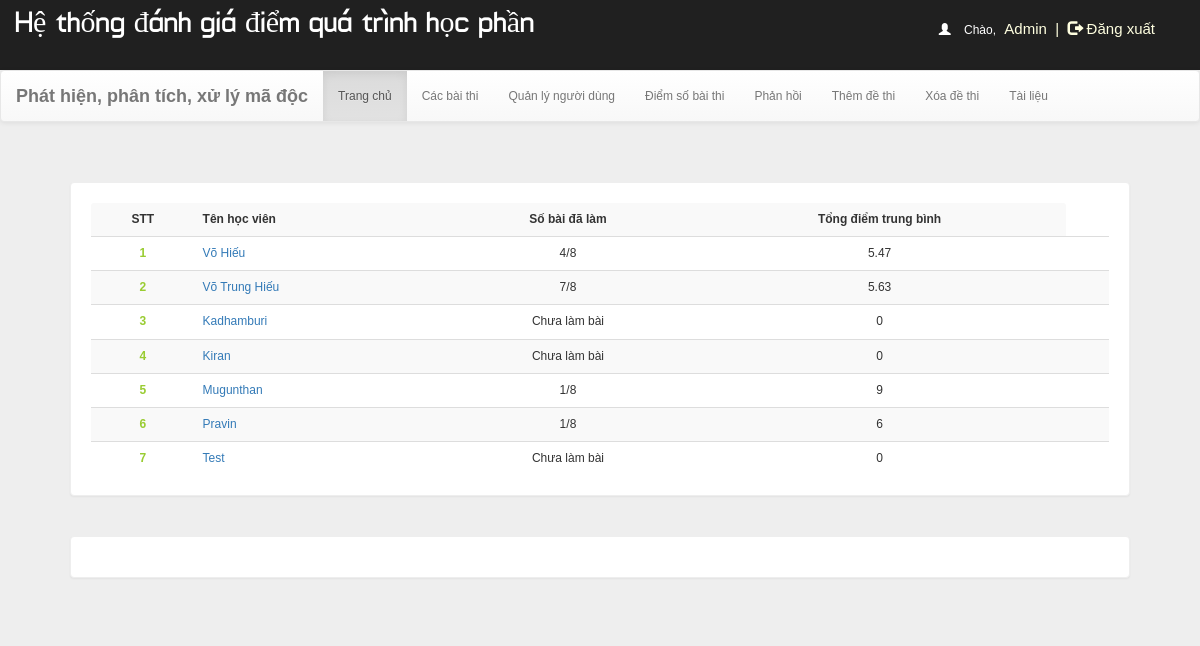
Screenshot of /dash.php?q=0 (signed in) with the database file from the repository.
### tables this page shows
CREATE TABLE `user` (
  `id` int(100) NOT NULL,
  `name` varchar(50) NOT NULL,
  `gender` varchar(5) NOT NULL,
  `username` varchar(50) NOT NULL,
  `phno` char(10) NOT NULL,
  `password` varchar(50) NOT NULL
);

### dash.php (the view, shortened to what this page needs)
 <!DOCTYPE html PUBLIC "-//W3C//DTD XHTML 1.0 Transitional//EN" "http://www.w3.org/TR/xhtml1/DTD/xhtml1-transitional.dtd">
<html xmlns="http://www.w3.org/1999/xhtml">
<head>
    <link  rel="stylesheet" href="css/bootstrap.min.css"/>
    <link  rel="stylesheet" href="css/bootstrap-theme.min.css"/>
    <link rel="stylesheet" href="css/main.css">
    <link  rel="stylesheet" href="css/font.css">
   </head>
   <body  style="background:#eee;">
    <body  style="background:#eee;">
        <div class="header">
            <div class="row">
                <div class="col-lg-6">
                    <span class="logo">Hệ thống đánh giá điểm quá trình học phần</span>
                </div>
                <?php
                    include_once 'dbConnection.php';
                    if (!(isset($_SESSION['username']))  || ($_SESSION['key']) != '54585c506829293a2d4c3b68543b316e2e7a2d277858545a36362e5f39') {
                        session_destroy();
                        header("location:index.php");
                    } else {
                        $name     = $_SESSION['name'];
                        echo '<span class="pull-right top title1" ><span style="color:white"><span class="glyphicon glyphicon-user" aria-hidden="true"></span>&nbsp;&nbsp;&nbsp;&nbsp;Chào,</span> <span class="log log1" style="color:lightyellow">' . $name . '&nbsp;&nbsp;|&nbsp;&nbsp;<a href="logout.php?q=account.php" style="color:lightyellow"><span class="glyphicon glyphicon-log-out" aria-hidden="true"></span>&nbsp;Đăng xuất</button></a></span>';
                    }
                    ?>
                </div>
            </div>
                <nav class="navbar navbar-default title1">
                  <div class="container-fluid">
                    <div class="navbar-header">
                    <a class="navbar-brand" href="dash.php?q=0"><b>Phát hiện, phân tích, xử lý mã độc</b></a>
                </div>
                <div class="collapse navbar-collapse" id="bs-example-navbar-collapse-1">
                    <ul class="nav navbar-nav">
                        <li <?php
                        if (@$_GET['q'] == 0)
                            echo 'class="active"';
                            ?>><a href="dash.php?q=0">Trang chủ<span class="sr-only"></span></a>
                        </li>
                    <li <?php
                    if (@$_GET['q'] == 7)
                        echo 'class="active"';
                    ?>><a href="dash.php?q=7">Các bài thi<span class="sr-only"></span></a></li>
                    <li <?php
                    if (@$_GET['q'] == 1)
                        echo 'class="active"';
                    ?>><a href="dash.php?q=1">Quản lý người dùng</a></li>
                    <li <?php
                    if (@$_GET['q'] == 2)
                        echo 'class="active"';
                    ?>><a href="dash.php?q=2">Điểm số bài thi</a></li>
                    <li <?php
                    if (@$_GET['q'] == 3)
                        echo 'class="active"';
                    ?>><a href="dash.php?q=3">Phản hồi</a></li>
                    <li <?php
                    if (@$_GET['q'] == 4)
                        echo 'class="active"';
                    ?>><a href="dash.php?q=4">Thêm đề thi</a></li>
                    <li <?php
                    if (@$_GET['q'] == 5)
                        echo 'class="active"';
                    ?>><a href="dash.php?q=5">Xóa đề thi</a></li>
                    <li <?php
                    if (@$_GET['q'] == 6)
                        echo 'class="active"';
                    ?>><a href="dash.php?q=6">Tài liệu</a></li>
                </ul>
            </div>
        </div>
    </nav>
    <div class="container">
        <div class="row">
            <div class="col-md-12">
                <?php
                if ($_GET['q'] == 0 && !(@$_GET['username'])){
                    if(isset($_GET['show'])){
                        $show = $_GET['show'];
                        $showfrom = (($show-1)*10) + 1;
                        $showtill = $showfrom + 9;
                    }
                    else{
                        $showfrom = 1;
                    }
                    echo '<div class="panel title">
                    <table class="table table-striped title1" >
                    <tr>
                        <td style="vertical-align:middle; text-align: center"><b>STT</b></td>
                        <td style="vertical-align:middle"><b>Tên học viên</b></td>
                        <td style="vertical-align:middle; text-align: center"><b>Số bài đã làm</b></td>
                        <td style="vertical-align:middle; text-align: center"><b>Tổng điểm trung bình</b></td>
                    </tr>';
                    $q1 = mysqli_query($con, "SELECT * FROM quiz") or die('Error223');
                    $total = mysqli_num_rows($q1);
                    $q = mysqli_query($con, "SELECT * FROM user ORDER BY
                    SUBSTRING_INDEX(name, ' ', -1) ASC,
                    name ASC LIMIT ".($showfrom-1).",10") or die('Error223');
                    $stt = 1;
                    while ($row = mysqli_fetch_array($q)) {
                        $username = $row['username'];
                        $name = $row['name'];
                        $q2 = mysqli_query($con, "SELECT * FROM history WHERE username ='" . $username . "'") or die('Error223');
                        $c = 0;
                        $sum = 0;
                        while ($row2 = mysqli_fetch_array($q2)){
                            $totalmark = $row2['totalscore'];
                            $sum += $totalmark;
                            $c++;
                        }
                        if($c > 0){
                            $average = round($sum/$c, 2);
                            echo '<tr>
                                    <td style="color:#99cc32; text-align: center"><b>' . $stt . '</b></td>
                                    <td style="vertical-align:middle">
                                        <a href="dash.php?q=0&username='. $username .'">' . $name . '</a>
                                    </td>
                                    <td style="vertical-align:middle; text-align: center">' . $c .'/' . $total .'</td>
                                    <td style="vertical-align:middle; text-align: center">'. $average .'</td>
                                    <td style="vertical-align:middle">';
                        } else{
                            echo '<tr>
                                    <td style="color:#99cc32; text-align: center"><b>' . $stt . '</b></td>
                                    <td style="vertical-align:middle">
                                        <a href="dash.php?q=0&username='. $username .'">' . $name . '</a>
                                    </td>
                                    <td style="vertical-align:middle; text-align: center">Chưa làm bài</td>
                                    <td style="vertical-align:middle; text-align: center">0</td>
                                    <td style="vertical-align:middle">';
                        }
                        $stt++;
                    }
                    echo '</table></div>';
                    echo '<div class="panel title"><table class="table table-striped title1" ><tr style="text-align: center">';
                    echo '</tr></table></div>';
                } else if($_GET['q'] == 0){
                    $username = $_GET['username'];
                    if(isset($_GET['show'])){
                        $show = $_GET['show'];
                        $showfrom = (($show-1)*10) + 1;
                        $showtill = $showfrom + 9;
                    }
                    else{
                        $show = 1;
                        $showfrom = 1;
                        $showtill = 10;
                    }
                    $q = mysqli_query($con, "SELECT * FROM user where username = '$username'") or die('Error223');
                    while ($row = mysqli_fetch_array($q)) {
                        echo '<h2 style="text-align: center; color: #99cc32;"> Điểm số học viên '. $row['name'] .'</h2>';
                    }
                    $q = mysqli_query($con, "SELECT * FROM history where username = '$username'") or die('Error223');
                    echo '<div class="panel title">
                    <table class="table table-striped title1" >
                    <tr>
                        <td style="vertical-align:middle; text-align: center"><b>STT</b></td>
                        <td style="vertical-align:middle"><b>Ngày thi</b></td>
                        <td style="vertical-align:middle; text-align: center"><b>Điểm tự học</b></td>
                        <td style="vertical-align:middle; text-align: center"><b>Điểm cộng trên lớp</b></td>
                        <td style="vertical-align:middle; text-align: center"><b>Tổng điểm</b></td>
                    </tr>';
                    $c = $showfrom-1;
                    $total = mysqli_num_rows($q);
                    if($total >= $showfrom){
                        $q = mysqli_query($con, "SELECT * FROM history WHERE username = '$username' ORDER BY date DESC LIMIT " . ($showfrom - 1) . ", 10") or die('Error223');
                        while ($row = mysqli_fetch_array($q)) {
                            $e = $row['eid'];
                            $s = $row['score'];
                            $plusmark = $row['plusscore'];
                            $totalmark = $row['totalscore'];
                            if($totalmark >=10){
                                $totalmark = 10;
                            } else if($totalmark <=0){
                                $totalmark = 0;
                            }
                            $q12 = mysqli_query($con, "SELECT * FROM quiz WHERE eid='$e' ") or die('Error231');
                                    while ($row = mysqli_fetch_array($q12)) {
                                        $title = $row['title'];
                                    }
                                    $c++;
                                    echo '<tr>
                                    <td style="color:#99cc32; text-align: center"><b>' . $c . '</b></td>
                                    <td style="vertical-align:middle">
                                        <a href="dash.php?q=result&eid='. $e . '&username='. $username .'">' . $title . '</a>
                                    </td>
                                    <td style="vertical-align:middle; text-align: center">' . $s . '</td>
                                    <td style="vertical-align:middle; text-align: center">
                                        <button class="arrow-button" type="button" onclick="changeScore(this,\''.$username.'\', \''.$e.'\', -0.5)">-</button>
                                        <span class="number" align="center">'. $plusmark .'</span>
                                        <button class="arrow-button" type="button" onclick="changeScore(this,\'' . $username . '\', \''.$e.'\', 0.5)">+</button>
                                    </td>
                                    <td style="vertical-align:middle; text-align: center">
                                        <span class="totalmark">'. $totalmark .'</span>
                                    </td>
                                    <td style="vertical-align:middle">';
                        }
                    }else{}
                    echo '</table></div>';
                    echo '<div class="panel title"><table class="table table-striped title1" ><tr style="text-align: center">';
                    $total = ceil($total/10);;
                    if(isset($_GET['show'])){
                        $show = $_GET['show'];
                    }
                    else{
                        $show = 1;
                    }
                    if($show == 1 && $total==1){
                    }
                    else if($show == 1 && $total!=1){
                        $i = 1;
                        while($i<=$total){
                            echo '<td style="vertical-align:middle;text-align:center"><a style="font-size:14px;font-family:typo;font-weight:bold" href="dash.php?q=2&show='.$i.'">&nbsp;'.$i.'&nbsp;</a></td>';
                            $i++;
                        }
                        echo '<td style="vertical-align:middle;text-align:center"><a style="font-size:14px;font-family:typo;font-weight:bold" href="dash.php?q=2&show='.($show+1).'">&nbsp;>>&nbsp;</a></td>';
                    }
                    else if($show != 1 && $show==$total){
                        echo '<td style="vertical-align:middle;text-align:center"><a style="font-size:14px;font-family:typo;font-weight:bold" href="dash.php?q=2&show='.($show-1).'">&nbsp;<<&nbsp;</a></td>';
                        $i = 1;
                        while($i<=$total){
                            echo '<td style="vertical-align:middle;text-align:center"><a style="font-size:14px;font-family:typo;font-weight:bold" href="dash.php?q=2&show='.$i.'">&nbsp;'.$i.'&nbsp;</a></td>';
                            $i++;
                        }
                    }
                    else{
                        echo '<td style="vertical-align:middle;text-align:center"><a style="font-size:14px;font-family:typo;font-weight:bold" href="dash.php?q=2&show='.($show-1).'">&nbsp;<<&nbsp;</a></td>';
                        $i = 1;
                        while($i<=$total){
                            echo '<td style="vertical-align:middle;text-align:center"><a style="font-size:14px;font-family:typo;font-weight:bold" href="dash.php?q=2&show='.$i.'">&nbsp;'.$i.'&nbsp;</a></td>';
                            $i++;
                        }
                        echo '<td style="vertical-align:middle;text-align:center"><a style="font-size:14px;font-family:typo;font-weight:bold" href="dash.php?q=2&show='.($show+1).'">&nbsp;>>&nbsp;</a></td>';
                    }
                    echo '</tr></table></div>';
                }
                ?>
            </div>
        </div>
    </div>
    </body>
    </html>

### css/main.css (style rules this page uses)
body { overflow-x:hidden;width:100%;font: 12px "Century Gothic", "Times Roman", sans-serif;background:#eee;min-height:550px;background-attachment:fixed; }
.panel { border-color:#eee;margin:40px;padding:20px;font: 15px "Century Gothic", "Times Roman", sans-serif; }
.title { font-family:'typo'; }
.header { background:#202020;height:70px; }
.logo { font-family:'typo';font-size: 30px;color:#ffffff;margin:15px; }
.title1 { font: 12px "Century Gothic", "Times Roman", sans-serif; }
.top { margin-top:20px; }
.log1 { font: 15px 'Ubuntu', sans-serif;color:#0000ff;margin-left:10px; }
.log { margin:10px;margin-right:60px;margin-left:5px;color:#ffffb3;text-decoration:none;font-size:20px;font-size:15px; }

### rows the page displays
user: name "Võ Hiếu", c "4", average "5.47"
user: name "Võ Trung Hiếu", c "7", average "5.63"
user: name "Kadhamburi"
user: name "Kiran"
user: name "Mugunthan", c "1", average "9"
user: name "Pravin", c "1", average "6"
user: name "Test"

### other values shown
$name "Admin"
